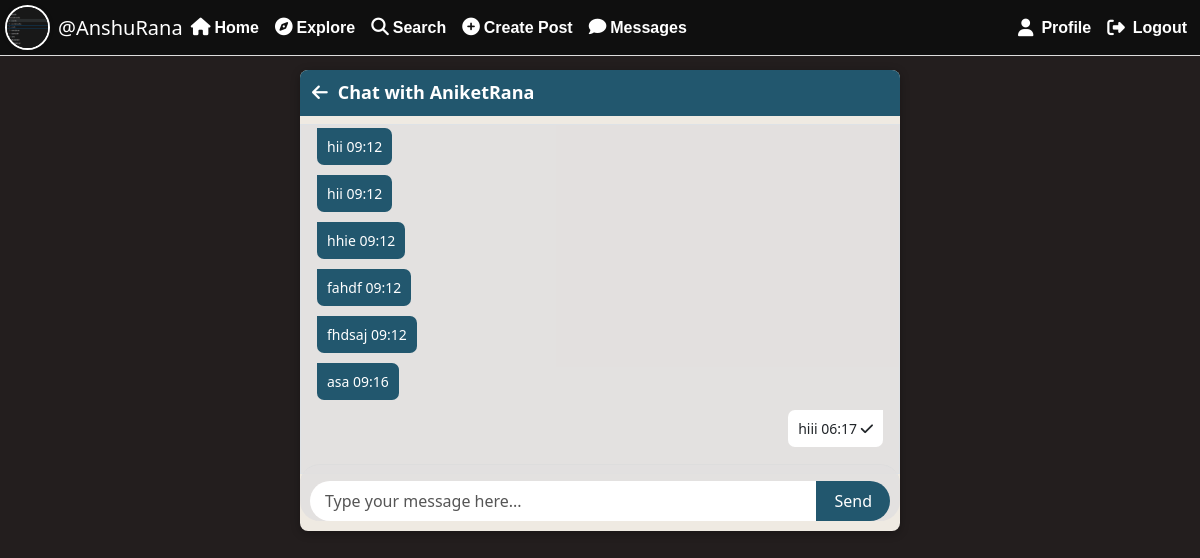
The app's page /chat/AniketRana/ (signed in), older data.
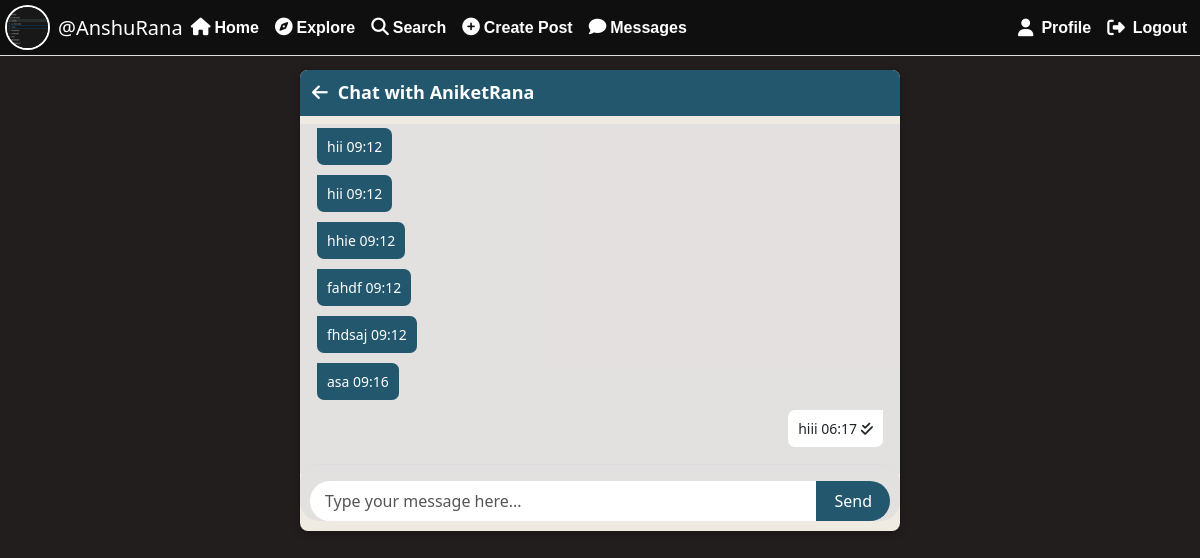
The same page, newer data.
### userauth/chat/models.py (models this page shows, shortened)
class ChatMessage(models.Model):
    sender = models.ForeignKey(User, on_delete=models.CASCADE, related_name="sender_name")
    receiver = models.ForeignKey(User, on_delete=models.CASCADE, related_name="receiver_name")
    content = models.CharField(max_length=300)
    timestamp = models.DateTimeField(auto_now_add=True)
    is_seen = models.BooleanField(default=False)

### userauth/chat/views.py (the view)
# urls.py: path('<str:username>/', views.ChatRoom, name="chat"),
@login_required(login_url='loginn')
@login_required
def ChatRoom(request, username):
    r = User.objects.filter(username=username).first()
    messages = ChatMessage.objects.filter((Q(sender=request.user) & Q(receiver=r)) |(Q(sender=r) & Q(receiver=request.user))).order_by("timestamp")
    ChatMessage.objects.filter(sender=r,receiver=request.user,is_seen=False).update(is_seen=True)
    profile, _ = Profile.objects.get_or_create(user=request.user)
    if request.method == 'POST':
        msg = request.POST.get('msg')
        if msg:
            ChatMessage.objects.create(sender=request.user,receiver=r,content=msg)
    return render(request,"chat/chat.html",{"r": r, "messages": messages, "profile": profile})

### templates/chat/chat.html (shortened to what this page needs)
{% load static %}
<!DOCTYPE html>
<html lang="en">
<head>
     <link href="https://cdn.jsdelivr.net/npm/bootstrap@5.3.1/dist/css/bootstrap.min.css" rel="stylesheet" />
     <link rel="stylesheet"href="https://cdnjs.cloudflare.com/ajax/libs/font-awesome/6.5.0/css/all.min.css">
     <link rel="stylesheet" href="{% static 'css/chat.css' %}">
</head>
<body>
    <nav class="navbar navbar-expand-md navbar-dark fixed-top  d-none d-md-block navbar_section">
    <div class="container-fluid navbar_con">
    <a href="/profile/{{ user }}" class="navbar-user-link d-flex align-items-center text-decoration-none">
      <img src="{{ profile.profileimg.url }}" alt="Profile Pic" class="profile-img me-2" />
      <span class="text-white idname">@{{ user }}</span>
    </a>
    <div class="collapse navbar-collapse" id="navbarCollapse">
      <ul class="navbar-nav me-auto">
        <li class="nav-item"><a class="nav-link" href="/">
          <i class="fa-solid fa-house me-1"></i>Home</a>
        </li>
        <li class="nav-item"><a class="nav-link" href="/explore">
          <i class="fa-solid fa-compass me-1"></i>Explore</a>
        </li>
        <li class="nav-item">
          <a class="nav-link" href="#" data-bs-toggle="modal" data-bs-target="#searchModal">
            <i class="fa-solid fa-magnifying-glass me-1"></i>Search
          </a>
        </li>
        <li class="nav-item">
          <a class="nav-link" href="#" data-bs-toggle="modal" data-bs-target="#createPostModal">
            <i class="fa-solid fa-circle-plus me-1"></i>Create Post
          </a>
        </li>
        <li class="nav-item">
             <a class="nav-link" href="/chat/{{ request.user.username }}">
               <i class="fa-solid fa-comment me-1"></i>Messages
             </a>
        </li>
      </ul>
      <ul class="navbar-nav  ms-auto last_navbar">
        <li class="nav-item "><a class="nav-link" href="/profile/{{ user }}">
          <i class="fa-solid fa-user me-1"></i>Profile</a>
        </li>
        <li class="nav-item"><a class="nav-link" href="/logout">
          <i class="fa-solid fa-right-from-bracket me-1"></i>Logout</a>
        </li>
      </ul>
    </div>
  </div>
</nav>
<div class="chat-container  ">
    <h3 class="chat_header">
    <p>
        <i class="fa-solid fa-arrow-left" onclick="window.location.href='{% url 'account' %}'"></i>
        Chat with {{ r.username }}
    </p>
</h3>
<div id="chatBox" class="chat-messages border p-3 " style="height: 350px; overflow-y: scroll;  " >
{% for message in messages %}
{% if message.sender == request.user %}
<div class="message sender-message" id="message-{{ message.id }}">
    <div class="bubble" onclick="toggleOptions({{ message.id }})">
        <span class="texts" id="msg-{{ message.id }}">{{ message.content }}</span>
        <span class="metas">
            {{ message.timestamp|date:"H:i" }}
            {% if message.is_seen %}
                <i class="fa-solid fa-check-double seen"></i>
            {% else %}
                <i class="fa-solid fa-check"></i>
            {% endif %}
        </span>
    </div>
</div>
{% else %}
<div class="message receiver-message">
    <div class="bubble">
        <span class="text">{{ message.content }}</span>
        <span class="meta">{{ message.timestamp|date:"H:i" }}</span>
    </div>
</div>
{% endif %}
{% endfor %}
  </div>
    <form method="POST" id="messageForm" style="position: sticky; bottom: 10px; border-radius:20px;">
        <div class="input-group mt-3">
            <input type="text" name="msg" id="messageInput"  class="form-control" placeholder="Type your message here...">
            <button type="submit" class="btn send_button">Send</button>
        </div>
    </form>
</div>
</body>
</html>

Row changes from the older to the newer data that the page shows:
changed ChatMessage "hiii": is_seen False → True (drawn)
